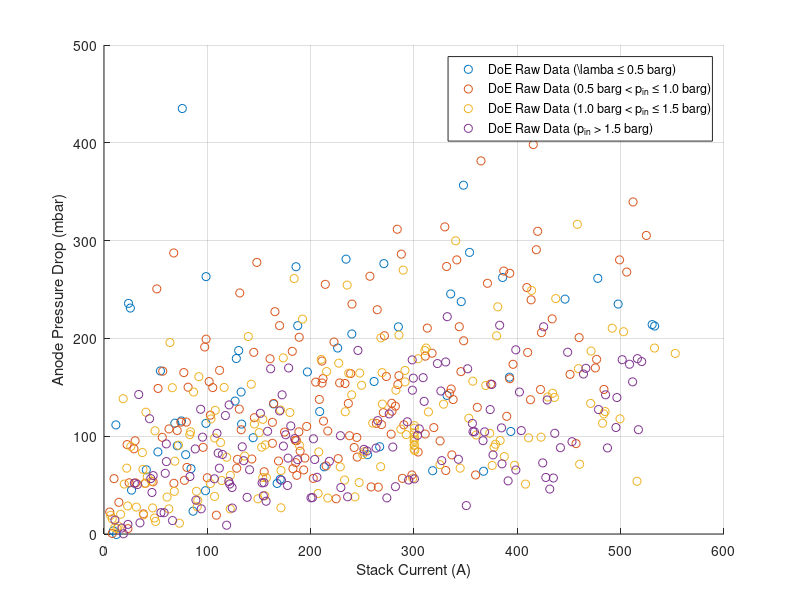
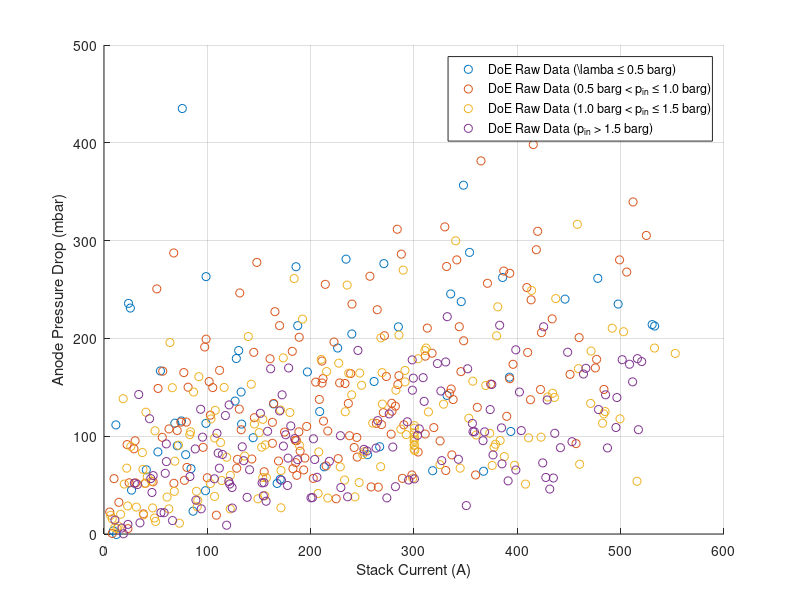
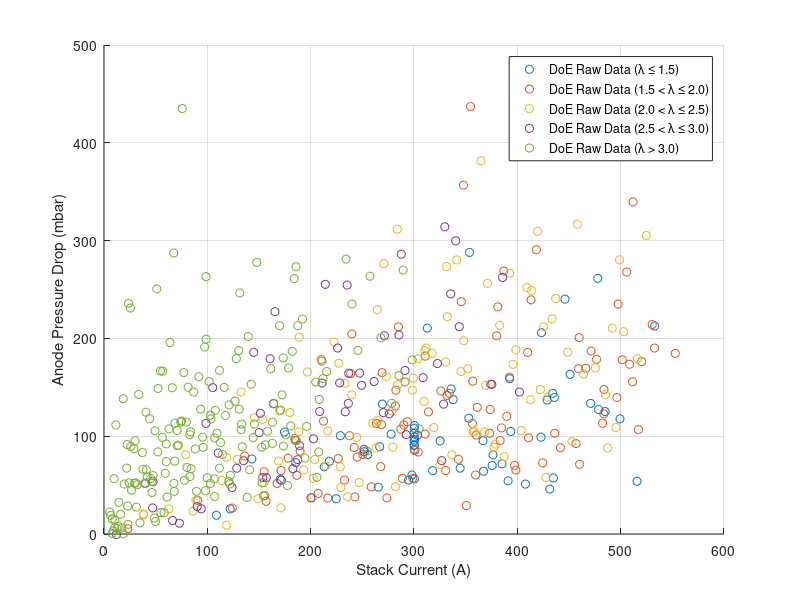
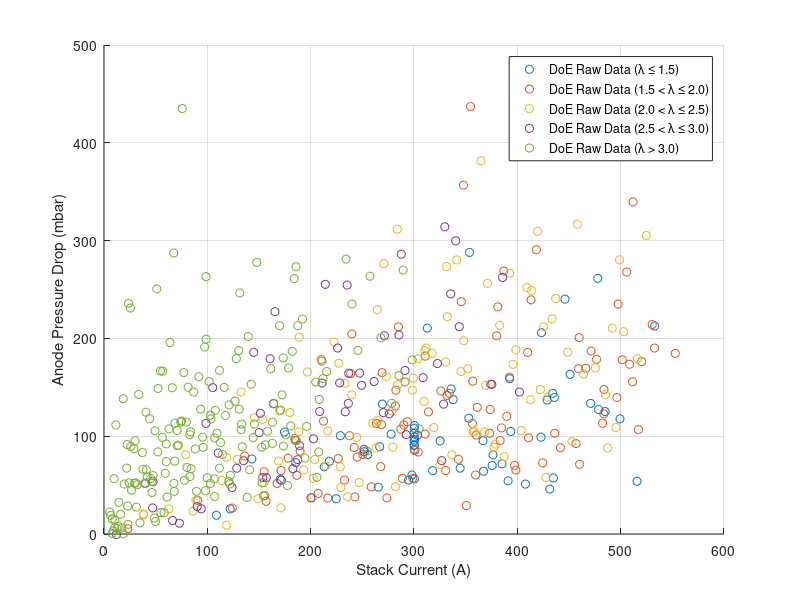

The MATLAB source for these figures, in order:
clear
close all
clc

%% load data
addpath('vendor_provision')
load('doe_raw_data_struct.mat')

%% create results folder (if it does not exist, already)
if ~isfolder('results')
    mkdir('results')
end

%% extract variables of interest and write to vector
stack_current_A = cell2mat({doe_raw_data_struct.current}');
anode_pressure_drop_mbar = 1000.*cell2mat({doe_raw_data_struct.dp_Anode}');
anode_pressure_inlet_bar = cell2mat({doe_raw_data_struct.pressure_anode_inlet}');
anode_stoich = cell2mat({doe_raw_data_struct.anode_stoich}');


%% separate data by stack current
index_current_100   = find(stack_current_A > 050 & stack_current_A <= 150);
index_current_200   = find(stack_current_A > 150 & stack_current_A <= 250);
index_current_300   = find(stack_current_A > 250 & stack_current_A <= 350);
index_current_400   = find(stack_current_A > 350 & stack_current_A <= 450);
index_current_500   = find(stack_current_A > 450 & stack_current_A <= 550);
index_current_600   = find(stack_current_A > 550 & stack_current_A <= 650);

%% separate data by anode inlet pressure
index_pressure_050  = find(anode_pressure_inlet_bar <= 0.5);
index_pressure_075  = find(anode_pressure_inlet_bar > 0.5 & anode_pressure_inlet_bar <= 1.0);
index_pressure_100  = find(anode_pressure_inlet_bar > 1.0 & anode_pressure_inlet_bar <= 1.5);
index_pressure_150  = find(anode_pressure_inlet_bar > 1.5);

%% separate data by anode stoichiometry
index_stoich_15     = find(anode_stoich <= 1.5);
index_stoich_20     = find(anode_stoich > 1.5 & anode_stoich <= 2.0);
index_stoich_25     = find(anode_stoich > 2.0 & anode_stoich <= 2.5);
index_stoich_30     = find(anode_stoich > 2.5 & anode_stoich <= 3.0);
index_stoich_35     = find(anode_stoich > 3.0);

%% find correlated data (according to "P10 Power Layout")
% index_at_100 = intersect(index_current_100, index_temp_06);
% index_at_200 = intersect(index_current_200, index_temp_08);
% index_at_300 = intersect(index_current_300, index_temp_10);
% index_at_400 = intersect(index_current_400, index_temp_10);
% index_at_500 = intersect(index_current_500, index_temp_11);
% index_at_600 = intersect(index_current_600, index_temp_12);

%% compute mean flows (for "P10 Power Layout")
% flow_mean = zeros(6, 1);
% for current = 100:100:600
%     index = eval(strcat('index_at_', string(current)));
%     if ~isempty(index)
%         flow_mean(current/100) = mean(coolant_flow_lpm(index));
%         % disp('Avg. flow at ' + string(current) + ' A for specified dT: ' + string(flow_mean(current/100)))
%     % else
%          % disp('No data at ' + string(current) + ' A for specified dT')
%     end
% end

%% find mean pressure drops for mean flows
% pressure_drop_mean = zeros(6, 1);
% for current = 100:100:600
%     index = eval(strcat('index_at_', string(current)));
%     if ~isempty(index)
%         index_flow = find(coolant_flow_lpm > (flow_mean(current/100) - 5) &  coolant_flow_lpm <= (flow_mean(current/100) + 5));
%         pressure_drop_mean(current/100) = mean(coolant_pressure_drop_mbar(index_flow));
%     end
% end

%% make 2D plot: dp vs. current (inlet pressure clustered)
fig_dp_vs_I_pin = figure;
hold on
grid on

plot(stack_current_A(index_pressure_050), anode_pressure_drop_mbar(index_pressure_050), 'o')
plot(stack_current_A(index_pressure_075), anode_pressure_drop_mbar(index_pressure_075), 'o')
plot(stack_current_A(index_pressure_100), anode_pressure_drop_mbar(index_pressure_100), 'o')
plot(stack_current_A(index_pressure_150), anode_pressure_drop_mbar(index_pressure_150), 'o')


xlabel('Stack Current (A)')
ylabel('Anode Pressure Drop (mbar)')
xlim([0,600])
ylim([0,500])

lgd = legend('DoE Raw Data (\lamba \leq 0.5 barg)', ...
        'DoE Raw Data (0.5 barg < p_{in} \leq 1.0 barg)', ...
        'DoE Raw Data (1.0 barg < p_{in} \leq 1.5 barg)', ...
        'DoE Raw Data (p_{in} > 1.5 barg)');

% lgd.Location = 'northwest';

%% make 2D plot: dp vs. current (stoichiometry clustered)
fig_dp_vs_I_stoich = figure;
hold on
grid on

plot(stack_current_A(index_stoich_15), anode_pressure_drop_mbar(index_stoich_15), 'o')
plot(stack_current_A(index_stoich_20), anode_pressure_drop_mbar(index_stoich_20), 'o')
plot(stack_current_A(index_stoich_25), anode_pressure_drop_mbar(index_stoich_25), 'o')
plot(stack_current_A(index_stoich_30), anode_pressure_drop_mbar(index_stoich_30), 'o')
plot(stack_current_A(index_stoich_35), anode_pressure_drop_mbar(index_stoich_35), 'o')


xlabel('Stack Current (A)')
ylabel('Anode Pressure Drop (mbar)')
xlim([0,600])
ylim([0,500])

lgd = legend('DoE Raw Data (\lambda \leq 1.5)', ...
        'DoE Raw Data (1.5 < \lambda \leq 2.0)', ...
        'DoE Raw Data (2.0 < \lambda \leq 2.5)', ...
        'DoE Raw Data (2.5 < \lambda \leq 3.0)', ...
        'DoE Raw Data (\lambda > 3.0)');

% lgd.Location = 'northwest';

%% save plots
saveas(fig_dp_vs_I_pin, fullfile('results','anode_pressure_drop_vs_current_inlet_pressure_clustered.fig'))
saveas(fig_dp_vs_I_pin, fullfile('results','anode_pressure_drop_vs_current_inlet_pressure_clustered.png'))

saveas(fig_dp_vs_I_stoich, fullfile('results','anode_pressure_drop_vs_current_stoich_clustered.fig'))
saveas(fig_dp_vs_I_stoich, fullfile('results','anode_pressure_drop_vs_current_stoich_clustered.png'))
